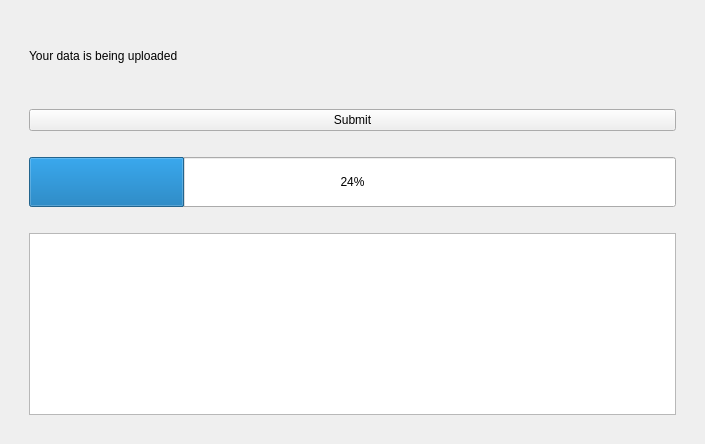
<?xml version="1.0" encoding="UTF-8"?>
<ui version="4.0">
 <class>projectCreation01</class>
 <widget class="QWidget" name="projectCreation01">
  <property name="geometry">
   <rect>
    <x>0</x>
    <y>0</y>
    <width>705</width>
    <height>444</height>
   </rect>
  </property>
  <property name="sizePolicy">
   <sizepolicy hsizetype="MinimumExpanding" vsizetype="MinimumExpanding">
    <horstretch>0</horstretch>
    <verstretch>0</verstretch>
   </sizepolicy>
  </property>
  <property name="styleSheet">
   <string notr="true"/>
  </property>
  <layout class="QVBoxLayout" name="verticalLayout_2">
   <item>
    <widget class="QFrame" name="frame">
     <property name="frameShape">
      <enum>QFrame::NoFrame</enum>
     </property>
     <property name="frameShadow">
      <enum>QFrame::Raised</enum>
     </property>
     <layout class="QVBoxLayout" name="verticalLayout">
      <item>
       <widget class="QScrollArea" name="scrollArea">
        <property name="frameShape">
         <enum>QFrame::NoFrame</enum>
        </property>
        <property name="widgetResizable">
         <bool>true</bool>
        </property>
        <widget class="QWidget" name="scrollAreaWidgetContents">
         <property name="geometry">
          <rect>
           <x>0</x>
           <y>0</y>
           <width>657</width>
           <height>396</height>
          </rect>
         </property>
         <layout class="QVBoxLayout" name="verticalLayout_3">
          <item>
           <spacer name="verticalSpacer_4">
            <property name="orientation">
             <enum>Qt::Vertical</enum>
            </property>
            <property name="sizeType">
             <enum>QSizePolicy::Fixed</enum>
            </property>
            <property name="sizeHint" stdset="0">
             <size>
              <width>20</width>
              <height>20</height>
             </size>
            </property>
           </spacer>
          </item>
          <item>
           <widget class="QLabel" name="lbl_status">
            <property name="text">
             <string>Your data is being uploaded</string>
            </property>
           </widget>
          </item>
          <item>
           <spacer name="verticalSpacer">
            <property name="orientation">
             <enum>Qt::Vertical</enum>
            </property>
            <property name="sizeType">
             <enum>QSizePolicy::Fixed</enum>
            </property>
            <property name="sizeHint" stdset="0">
             <size>
              <width>20</width>
              <height>40</height>
             </size>
            </property>
           </spacer>
          </item>
          <item>
           <widget class="QPushButton" name="submit_button">
            <property name="text">
             <string>Submit</string>
            </property>
           </widget>
          </item>
          <item>
           <spacer name="verticalSpacer_2">
            <property name="orientation">
             <enum>Qt::Vertical</enum>
            </property>
            <property name="sizeType">
             <enum>QSizePolicy::Fixed</enum>
            </property>
            <property name="sizeHint" stdset="0">
             <size>
              <width>20</width>
              <height>20</height>
             </size>
            </property>
           </spacer>
          </item>
          <item>
           <widget class="QProgressBar" name="progress_bar">
            <property name="sizePolicy">
             <sizepolicy hsizetype="Expanding" vsizetype="Maximum">
              <horstretch>0</horstretch>
              <verstretch>0</verstretch>
             </sizepolicy>
            </property>
            <property name="minimumSize">
             <size>
              <width>0</width>
              <height>50</height>
             </size>
            </property>
            <property name="maximumSize">
             <size>
              <width>16777215</width>
              <height>50</height>
             </size>
            </property>
            <property name="styleSheet">
             <string notr="true"/>
            </property>
            <property name="value">
             <number>24</number>
            </property>
           </widget>
          </item>
          <item>
           <spacer name="verticalSpacer_3">
            <property name="orientation">
             <enum>Qt::Vertical</enum>
            </property>
            <property name="sizeType">
             <enum>QSizePolicy::Fixed</enum>
            </property>
            <property name="sizeHint" stdset="0">
             <size>
              <width>20</width>
              <height>20</height>
             </size>
            </property>
           </spacer>
          </item>
          <item>
           <widget class="QTextEdit" name="text_edit">
            <property name="readOnly">
             <bool>true</bool>
            </property>
           </widget>
          </item>
         </layout>
        </widget>
       </widget>
      </item>
     </layout>
    </widget>
   </item>
  </layout>
 </widget>
 <resources/>
 <connections/>
</ui>
